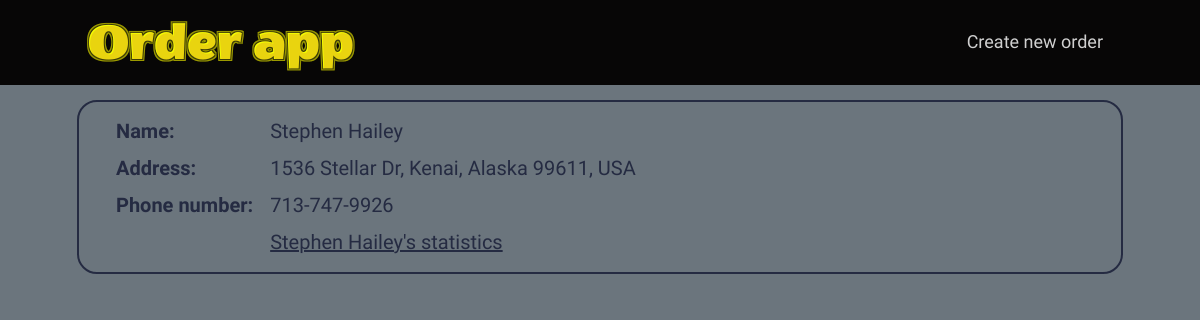
/client.php?id=4, run on the app's committed database.
### tables this page shows
CREATE TABLE `user` (
  `id` int NOT NULL AUTO_INCREMENT,
  `name` text,
  `address` text,
  `phone` text,
  `client` tinyint(1) DEFAULT NULL,
  PRIMARY KEY (`id`)
);

### functions.php (called while the page is built, shortened)
<?php
require_once('connect.php');
function fetch_client($id){
  global $db;
  $query = "select * from user where id = '$id'";
  $res = mysqli_query($db, $query);
  return mysqli_fetch_assoc($res);
}

### client.php (the view)
<?php require 'inc/header.php'?>
<?php $client = fetch_client($_GET['id']); ?>
<?php if(!empty($client)): ?>
  <div class='card'>
    <div class='card__body'>
      <div class='card__content'>
        <table>
          <tr>
            <th>Name:</th>
            <td>
              <?= $client['name'] ?>
            </td>
          </tr>
          <tr>
            <th>Address:</th>
            <td>
              <?= $client['address'] ?>
            </td>
          </tr>
          <tr>
            <th>Phone number:</th>
            <td>
              <?= $client['phone'] ?>
            </td>
          </tr>
          <tr class='table-last-row'>
            <th></th>
            <td>
              <a href="index.php?id=<?= $client['id'] ?>"
                 class="card__link">
                <?= $client['name'] ?>'s statistics
              </a>
            </td>
          </tr>
        </table>
      </div>
    </div>
  </div>
<?php endif; ?>
<?php require 'inc/footer.php'?>

### css/styles.css (style rules this page uses)
a { text-decoration: none; }
html, body { height: 100%; line-height: 1; font-size: 18px; font-weight: 500; color: #252B42; background: #6B757D; font-family: 'Raleway', sans-serif; }
.card { border: 2px solid #252B42; border-radius: 20px; }
.card__link { color: inherit; text-decoration: underline; }
.card__body { padding: 15px; }
.card__content { display: flex; margin: 0 0 0 20px; }
th, td { text-align: left; vertical-align: top; font-size: 20px; padding: 0 0 10px 0; line-height: 125%; }
th { font-weight: 700; }
td { padding: 0 0 10px 15px; font-size: 20px; }
.table-last-row > * { padding-bottom: 0; }

### data on the page
user: name "Stephen Hailey", address "1536 Stellar Dr, Kenai, Alaska 99611, USA", phone "713-747-9926"
